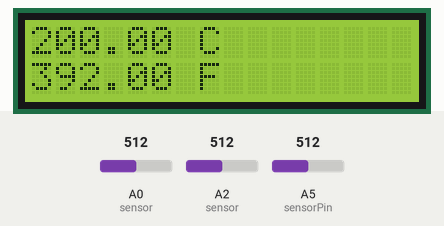
This sketch was run on a simulated Arduino Uno, built with avr-gcc and run on an emulated ATmega328P. Shown: 16×2 character LCD. The test bench sets the inputs (shaded band); at power-on: A5 (sensorPin) = 512, A0 (sensor) = 512, A2 (sensor) = 512.

Above: at 11.2 s.
11.3 s: A5 (sensorPin) set to 716
At 13.0 s:
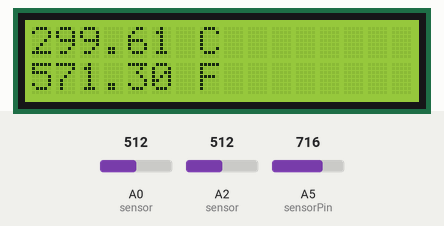
13.8 s: A5 (sensorPin) set to 900
At 15.7 s:
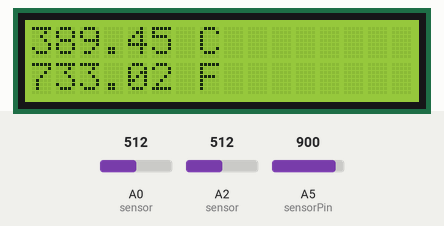
16.0 s: A5 (sensorPin) set to 1023
At 17.5 s:
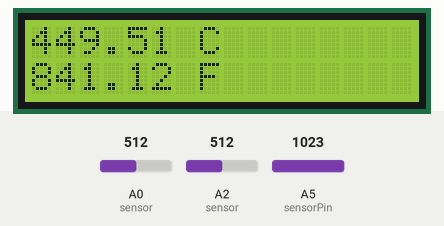
Timing chart, 0 to 19.0 s (numbered marks = the images above; inputs shaded):
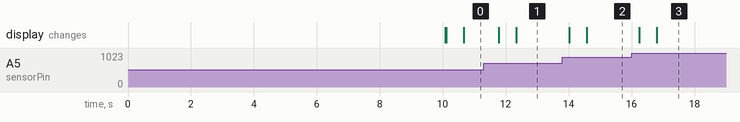

Measured:
- after the input at 11.3 s, the display: first changes after 0.48 s (image 1 shows a later state)
- after the input at 13.8 s, the display: first changes after 0.21 s (image 2 shows a later state)
- after the input at 16.0 s, the display: first changes after 0.25 s (image 3 shows a later state)

The sketch:

YogaBreathalyzer.ino
```cpp
// Yoga Breathalyzer. Using Arduino, WS2812/Neopixel-style LED strip, and Modern Device wind/temp sensor:http://moderndevice.com/product/wind-sensor/
// Also uses a separate, second temp sensor (temp2) whose output is displayed on an LCD screen.

#include "FastLED.h" //library for driving LED strips is here: http://fastled.io
#include <LiquidCrystal.h> //library for driving LCD screen

//set up LED strip
#define NUM_LEDS 120
struct CRGB leds[NUM_LEDS]; //holds RGB values for the LEDs

// set up max and min values for wind and temp1 sensors (both built into the Modern Device sensor)
int windmin;
int windmax;
int tempmin;
int tempmax;

//for the LCD screen, initialize the library with the numbers of the interface pins
LiquidCrystal lcd(12, 11, 5, 4, 3, 2);
int sensorPin = 5; // temp2 sensor pin = A5

// SMOOTHING: Define the number of samples for smoothing the sensor signal for the temp2 sensor
int reading=0;
const int numReadings = 20;
int index = 0;                  // the index of the current reading
int readings[numReadings] = {0};  // array to hold the sensor values, for each sensor
int total = 0;                  // the running total for each sensor
int average=0;

void setup() {
  //Set up LED strip:
  LEDS.setBrightness(250); // reduce total brightness of LED strip to reduce power consumption
  LEDS.addLeds<WS2811, 6>(leds, NUM_LEDS); // set up LED strip on digital pin 6

  //Calibrate wind sensor:
  colorFill(10,10,NUM_LEDS,leds);     //fill strip with color while waiting to calibrate
  delay(10000);                       //wait 10 seconds for temp sensor to stabilize
  Serial.begin(9600);
  windmin = analogRead(A0); // calibrate wind sensor on analog pin A0
  windmax = windmin+300;    //this is a reasonable range....
  tempmax = analogRead(A2); // calibrate temp1 sensor on analog pin A2
  tempmin = tempmax - 30;   //this is a reasonable range....

   // set up the LCD's number of columns and rows:
  lcd.begin(16, 2);
}


void loop() {
  //read wind/temp1 sensor and output results to LED strip
  int windSensor = analogRead(A0); // read wind sensor value
  int tempSensor = analogRead(A2); // read temp1 sensor value

  if(windSensor<windmin) windSensor=windmin; // compress ends of scale to avoid going out of range
  if(windSensor>windmax) windSensor=windmax;

  if(tempSensor<tempmin) tempSensor=tempmin;
  if(tempSensor>tempmax) tempSensor=tempmin;

  int dist = map(windSensor, windmin,windmax,0,119); //remap wind value to length of array
  int colorval = map(tempSensor, tempmin,tempmax,0,250); //remap temp1 to some reasonable color values

  colorFill(colorval,10,dist,leds);     //fill strip with color
  for (int i=0; i < NUM_LEDS; i++) { //clear array for the next loop
    memset(leds, 0,  NUM_LEDS * sizeof(struct CRGB));
   }

   //Read temp2 sensor, convert to C and F, and display results on LCD screen
   reading = analogRead(sensorPin);
    //time smoothing
    total= total - readings[index];
    readings[index] = reading;   // put sensor reading into array:
    total= total + readings[index];   // add the reading to the total:
    average = total / numReadings;   // calculate the average:
    float voltage = average * 5;  //Convert to C and F
    voltage /= 1024.0;
    float temperatureC = (voltage - 0.5) * 100 ;
    float temperatureF = (temperatureC * 9.0 / 5.0) + 32.0;
   //print out temp2 reading on the LCD screen, but don't update every cycle to avoid screen flicker
  if(index==0)
   {
    lcd.setCursor(0, 0);
    lcd.print(temperatureC);lcd.print(" C    ");
    lcd.setCursor(0, 1);
    lcd.print(temperatureF);lcd.print(" F    ");
   }
   index++;
   if(index>=numReadings) index=0;

}


// Fill the strip with color c, up to a point determined by the IR sensor value.
void colorFill(uint32_t c, uint8_t wait, uint8_t distance, struct CRGB *leds) {
  int i;

  for (i=0; i <= distance; i++) {
      leds[i] = Wheel(c); // set all active pixels on
  }
  LEDS.show();
  delay(wait);
 }

/* Color wheel helper function */
//Input a value 0 to 256 to get a color value. My LED strip has the colors in a different order, oddly.
CRGB Wheel(uint16_t WheelPos) {
  byte r, g, b;
  switch(WheelPos / 128)
  {
    case 0:
      b = 127 - WheelPos % 128; // blue down
      g = WheelPos % 128;       // green up
      r = 0;                    // red off
      break;
    case 1:
      g = 127 - WheelPos % 128; // green down
      b = WheelPos % 128;       // blue up
      r = 0;                    // red off
      break;
   }
  return(CRGB(r, g, b));    //my led strip actually has the colors in g, r, b order; may be a nonstandard strip?
}
```
